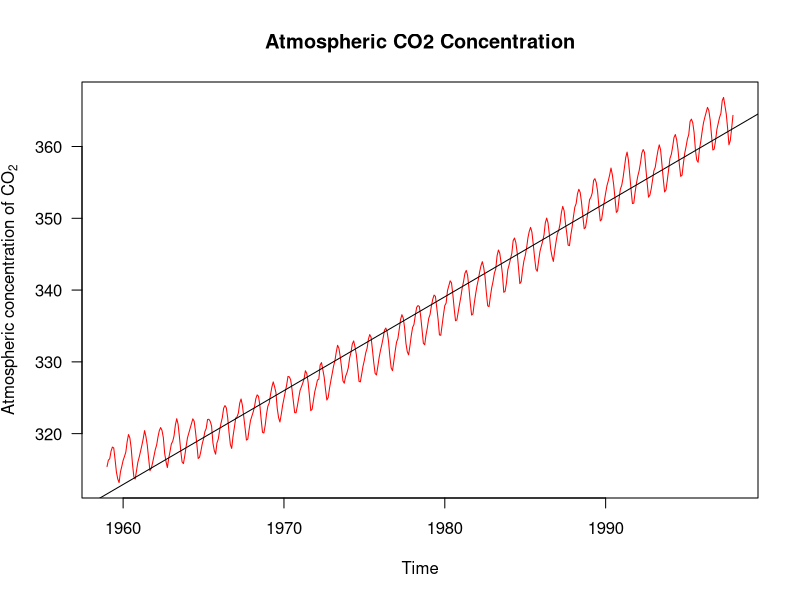
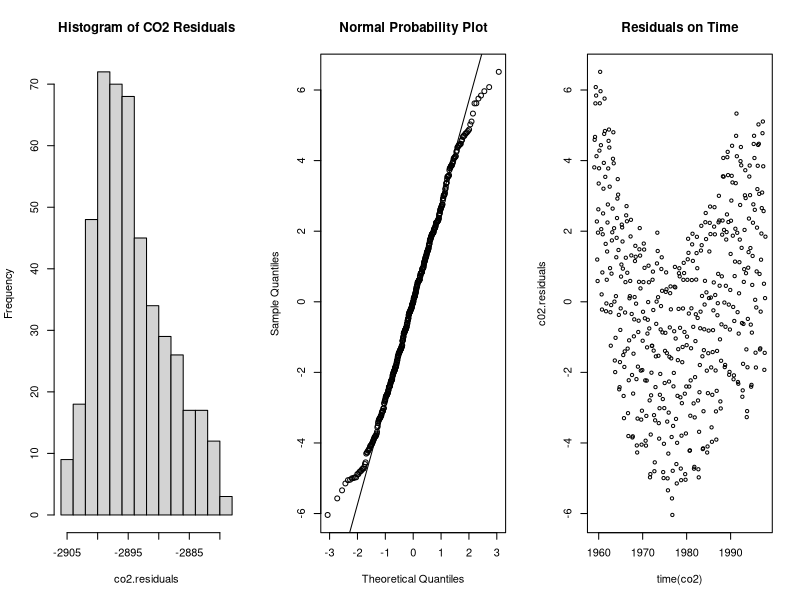
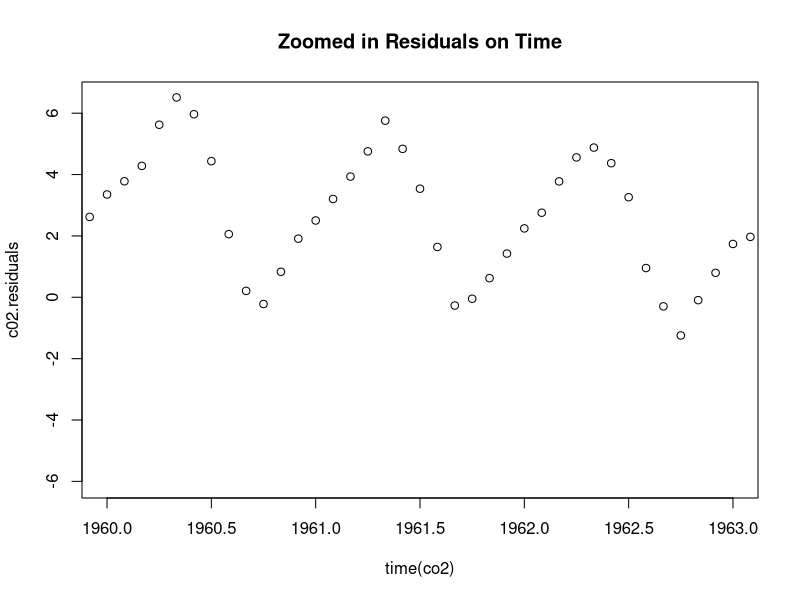

Source code (R) for these figures, in order:
# Remove all variables from the RStudio Memory
rm(list = ls())
# Remove all visuals from the RStudio Memory
dev.off()
require(graphics)
par(mfrow=c(1,1))
plot(co2, ylab = expression("Atmospheric concentration of CO"[2]),las = 1, col='red', main='Atmospheric CO2 Concentration')
co2.values = as.numeric(co2)
co2.times = as.numeric(time(co2))


SSxx = sum((co2.times - mean(co2.times)) * (co2.times - mean(co2.times)))
SSxy = sum((co2.values - mean(co2.values)) * (co2.values - mean(co2.values)))
print(co2)

slope = SSxy/SSxx

intercept = mean(co2.values) - slope*mean(co2.values)

print(slope)
print(intercept)
co2.linear.model = lm(co2 ~ time(co2) )
abline(co2.linear.model )


co2.fitted.values = slope*co2.times + intercept
co2.residuals = co2.values - co2.fitted.values

par(mfrow=c(1,3))
( c02.residuals = resid( co2.linear.model ) )
hist(co2.residuals, main= "Histogram of CO2 Residuals")
qqnorm(c02.residuals, main= "Normal Probability Plot")
qqline(c02.residuals)
plot(c02.residuals ~ time(co2), main="Residuals on Time")


par(mfrow=c(1,1))
plot(c02.residuals ~ time(co2), xlim=c(1960, 1963), main="Zoomed in Residuals on Time")




